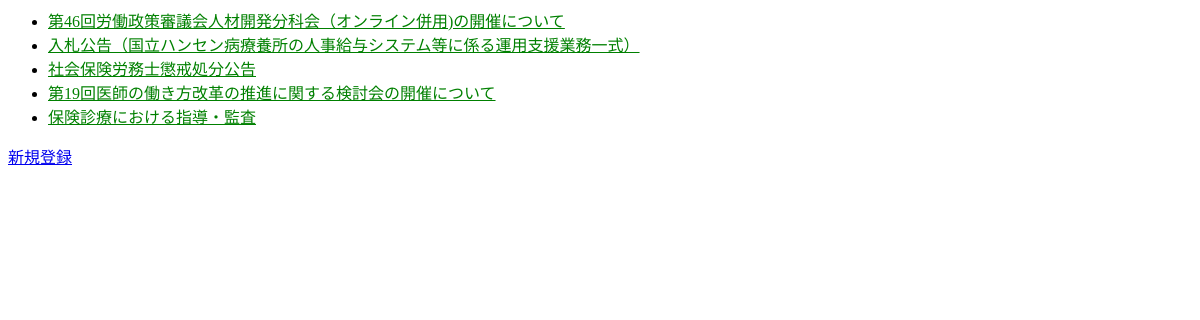
Before: /mhlw_news/ with the older database file.
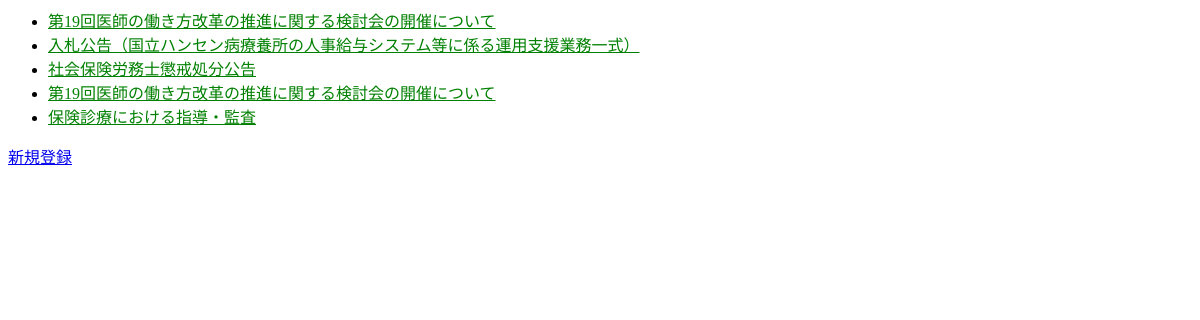
After: the same page with the newer database file.
### mhlw_news/models.py (models this page shows, shortened)
class News(models.Model):
    title = models.CharField(verbose_name='タイトル', max_length=30)
    field = models.CharField(verbose_name='分野', max_length=20)
    summary = models.CharField(verbose_name='要約', max_length=200)
    pub_date = models.DateTimeField(verbose_name='作成日', default=now)

### mhlw_news/views.py (the view)
# urls.py: path("", views.IndexView.as_view(), name="index"),
class IndexView(generic.ListView):
    template_name = "mhlw_news/index.html"
    context_object_name = "latest_news_list"
    def get_queryset(self):
        return News.objects.filter(pub_date__lte=timezone.now()).order_by("-pub_date")[:5]

### mhlw_news/templates/mhlw_news/index.html
{% load static %}
<link rel="stylesheet" href="{% static 'mhlw_news/style.css' %}">
{% if latest_news_list %}
    <ul>
    {% for news in latest_news_list %}
        <li><a href="{% url 'mhlw_news:detail' news.id %}">{{ news.title }}</a></li>
    {% endfor %}
    </ul>
{% else %}
    <p>記事がありません・・</p>
{% endif %}
<a href="{% url 'mhlw_news:post_news' %}">新規登録</a>

### mhlw_news/static/mhlw_news/style.css (style rules this page uses)
li a { color: green; }

Changed rows visible on the page:
removed News: title "第46回労働政策審議会人材開発分科会（オンライン併用)の開催について"
added News: title "第19回医師の働き方改革の推進に関する検討会の開催について"
